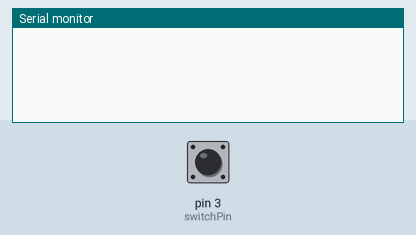
A sketch run on a simulated Arduino Uno, built with avr-gcc and run on an emulated ATmega328P. Parts: the last lines printed to the serial monitor. Inputs (shaded band) come from the test bench; at power-on: pin 3 (switchPin) LOW.

Above: at 1.2 s.
1.3 s: pin 3 (switchPin) pulled HIGH for 0.15 s
At 1.9 s:
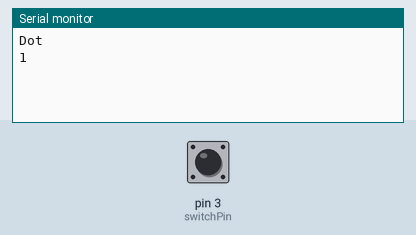
2.9 s: pin 3 (switchPin) pulled HIGH for 1 s
At 4.0 s:
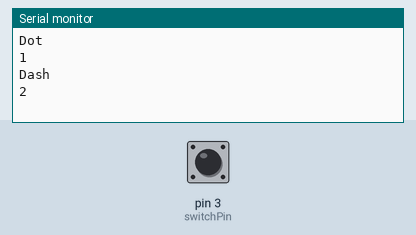
5.4 s: pin 3 (switchPin) pulled HIGH for 0.15 s
At 6.2 s:
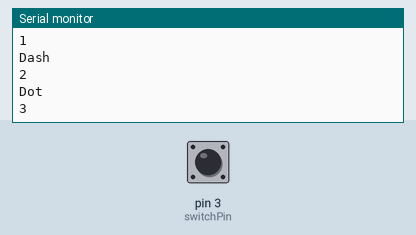

The sketch:

counter_21_10_13.ino
```cpp
/*
 *  Dot and Dash Separation Program
 */

// Parameters
int HOLD_DELAY = 500;    // Sets the hold delay for the signal to be interpreted as a dash
int CLICK_DELAY = 20;    // singal minimum length to be a dot - avoid debounce
int switchPin  = 3;      // Switch is connected to pin 3

// In-Program Variables
unsigned long start_hold;
boolean allow = false;
int sw_state;            // nextstate system
int sw_laststate = LOW;
int counter = 0;

int signal;

unsigned long start;
unsigned long passed_time;

// Setup
void setup()
{
  Serial.begin(115200);
  pinMode(switchPin, INPUT);    // Set the switch pin as input
}

// Loop
void loop()
{
    sw_state = digitalRead(switchPin);             // read input value

    dotOrDash();


} // end void loop


// function returns a dot or dash value
void dotOrDash()
{

  if (sw_state == HIGH && sw_laststate == LOW)
  {  // for button pressing
    start_hold = millis();                       // mark the time
    allow = true;                                // allow LED state changes
  } // end if

  // dash
  if( allow == true && sw_state == HIGH && sw_laststate == HIGH)
  {  // if button remains pressed
      if ((millis() - start_hold) >= HOLD_DELAY)
      {                   // for longer than x/1000 sec(s)
         allow = false;         // prevent multiple state changes
         Serial.println("Dash");
         counter++;
         Serial.println(counter);
         start = millis();

      } // end inner if
  } // end outer if

  // dot
  if( allow == true && sw_state == LOW && sw_laststate == HIGH)
  {

    if( (millis() - start_hold) < HOLD_DELAY && ((millis()-start_hold) > CLICK_DELAY))
    {
      allow = false;
      Serial.println("Dot");
      counter++;
      Serial.println(counter);
      start = millis();
    }
  } // end outer if

   if( allow == false && sw_state == LOW && sw_laststate == HIGH)
   {
     passed_time = millis()-start;
     if(passed_time > 5000)
     {
       Serial.println("5 seconds passed");
     }
   }


  sw_laststate = sw_state;


} // end dotOrDash
```

Measured:
- after the input at 1.3 s, the serial monitor: prints a new line after 0.15 s (image 1)
- after the input at 2.9 s, the serial monitor: prints a new line after 0.50 s (image 2)
- after the input at 5.4 s, the serial monitor: prints a new line after 0.15 s (image 3)
